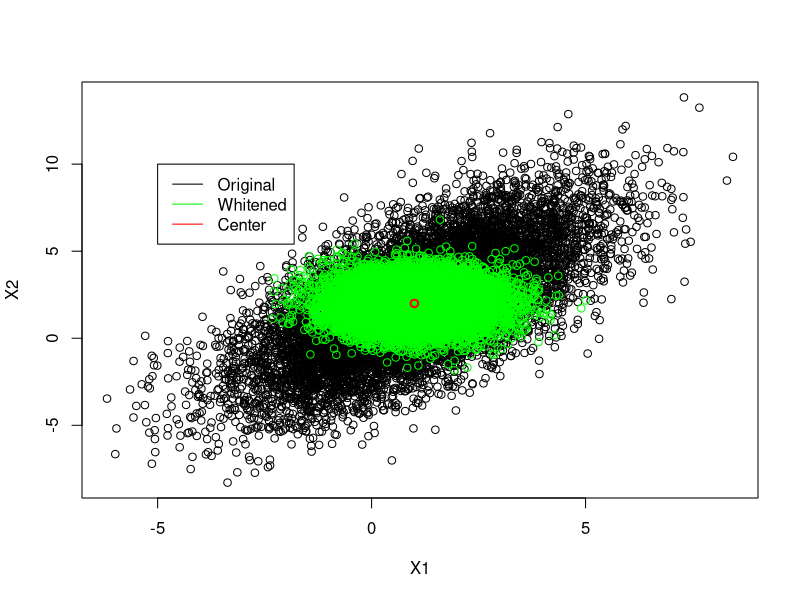

Write R code to recreate this figure.
# Implementation of the Whitening transformation
# Set parameters: dimension -> d, number of samples -> N, center -> M
d <- 2
N <- 10000
M <- rbind(1,2)
Sigma <- matrix(c(4,4,4,9),nrow=2,ncol=2)

# Calculate eigenvectors and eigenvalues
e <- eigen(Sigma,symmetric = TRUE)
values <- e$values
vectors <- e$vectors

Phi <- vectors
Lambda <- matrix(c(values[1],0,0,values[2]),nrow=2,ncol=2)

# Check that Sigma_Y is identity
Lambda_sqrt_inv <- solve(sqrt(Lambda))
Sigma_Y <- Lambda_sqrt_inv %*% t(Phi) %*% Sigma %*% Phi %*% Lambda_sqrt_inv

Y<-replicate(2, rnorm(N,0,1))
X <- Phi %*% sqrt(Lambda) %*% t(Y)

X1 <- X[1,1:N] + M[1]
X2 <- X[2,1:N] + M[2]
plot(X1,X2)

# Whitened distribution
Yw = Lambda_sqrt_inv %*% t(Phi) %*% X

Y1 <- Yw[1,1:N] + M[1]
Y2 <- Yw[2,1:N] + M[2]
points(Y1,Y2,col="green")

points(M[1],M[2],col="red",lwd=2)
legend(-5,10,legend=c("Original", "Whitened","Center"),
       col=c("black", "green","red"), lty=1)


